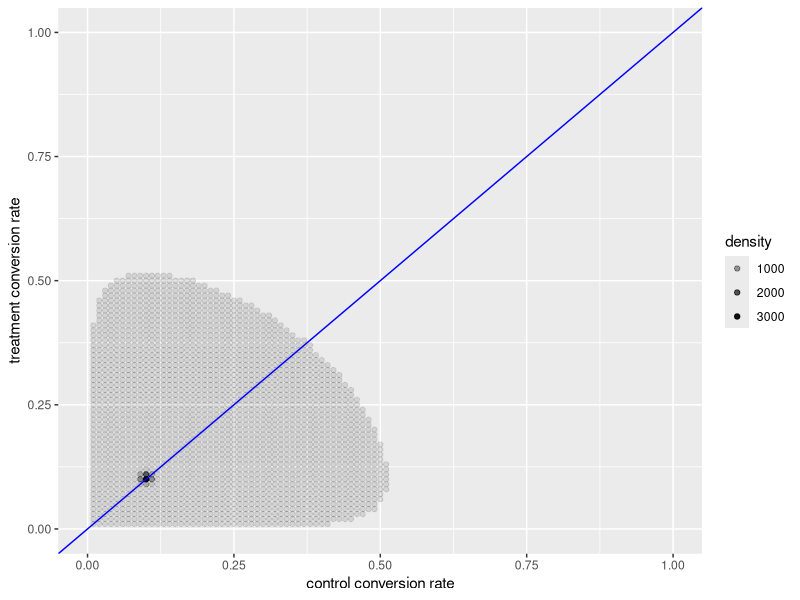

Write R code to recreate this figure. (Note: this script raises an error after producing the figure.)
#' Simulating an A/B test using Bayesian A/B testing techniques from Chris Stucchio, VMO
#' Additional graphing techniques from ethen8181.github.io/Business-Analytics/ab_tests/frequentist_ab_test
#' March 2017
#' 
#' assume values for a and b parameters for beta prior
#' generate posterior probability distributions for treatment(t) and control(c)
#' find joint posterior probability
#' calculate expected loss


###---load packages---###
#.libPaths("P:/User/Amanda.Teo/R/Packages")
library(ggplot2)

###---generate assumptions---###

#prior
mu <- 0.1 #on average, 10% of people will convert
sigma <- 0.7 #average distance away from mu

#sample outcomes
convert_c <- 10
num_c <- 100

convert_t <- 15
num_t <- 100

###---visualise beta distribution---###

a <- (1- mu - sigma^2*mu^3)/(sigma^2*mu^2)
b <- ((1 - mu)*(1-mu - sigma^2*mu^3))/(sigma^2*mu^3)

plot_beta <- function(a,b) {
  x_axis <- seq(0,1, 0.01)
  
  distribution <-data.frame(x_axis, y1 = dbeta(x_axis,a,b))
  
  plot <- ggplot(data = distribution, aes(x = x_axis)) +
          geom_line(aes(y = y1), colour = "blue", size = 1.2) +
          labs(x = "", y = "", title = sprintf("a = %.1f, b = %.1f", a, b))
        
  return(plot)        
}

###---compute posteriors for t and c given prior---###

#' posterior distribution for lamda given sample size(n) and number converted(c)
#' p(lamda|n,c) = f(x;a+c,(b+n-c)) where f is the beta distribution and a.b are parameters from the prior
#' not sure if we assume the same prior for both groups?

lamda <- seq(0,1, 0.01)

#calculate posterior of control
a_c <- a + convert_c
b_c <- b + num_c - convert_c

posterior_c <- dbeta(lamda, a_c, b_c) 

#calculate posterior of treatment in the form of  p(a < x < b)
a_t <- a + convert_t
b_t <- b + num_t - convert_t

posterior_t <- dbeta(lamda, a_t, b_t) 

###---calculate joint posterior function---###

posterior_joint <- matrix(data = NA, nrow = length(lamda), ncol = length(lamda))
colnames(posterior_joint) <- paste0("x_",lamda)
                          
for (i in 1:length(lamda)) {
  for (j in 1:length(lamda)) {
    posterior_joint[i, j] = posterior_c[i]*posterior_t[j] 
  } 
}

###---visualise joint posterior distribution---###

#place in dataframe and reshape
df <- data.frame(x_axis = seq(0,1,0.01), posterior_joint)
df <- df[rowSums(df) > 0, colSums(df) > 0]

coltoshape <- grep("0", names(df))

df<- reshape(df, idvar = "x_axis", 
             timevar = "y_axis", #name of 2nd id
             times = as.numeric(gsub("x_","",names(df)[coltoshape])), #values you want for the 2nd id
             varying = list(names(df)[coltoshape]), #in list form, columns you want to reshape
             direction = "long" )

#tidy data frame before visualisation
rownames(df) <- NULL
colnames(df)[colnames(df) != "x_axis" & colnames(df) != "y_axis"] <- "density" 
df <- df[df$density != 0,]

ggplot(data = df, aes(x = x_axis, y = y_axis)) +
  geom_point(aes(alpha = density)) +
  scale_y_continuous(limits = c(0,1)) +
  scale_x_continuous(limits = c(0,1)) +
  labs(x = "control conversion rate", y = "treatment conversion rate") +
  geom_abline(slope = 1, intercept = 0, colour = "blue")
  
#' shaded area is where joint probability densities of lamda_t and lamda_c are highest
#' above the blue line means treatment likely to be better

###---compute the error function---###

#' cannot use dbeta function because R does not compute integrals
#' \increased the granularity of lamda for more accurate computation

#compute here the cumlative probabilities for an interval p(a<x<b)
lamda = seq(0,1,length.out = 10000)

cumprob_c <- pbeta(lamda, a_c, b_c)
lag <- shift_by(cumprob_c, -1)
lag[is.na(lag)] <- 0
interval_c <- cumprob_c - lag

cumprob_t <- pbeta(lamda, a_t, b_t)
lag <- shift_by(cumprob_t, -1)
lag[is.na(lag)] <- 0
interval_t <- cumprob_t - lag

#calculate error function for treatment i.e. prob. that treatment better than control
error_treat <- 0
rowtotal <- sum(interval_t)
for (i in 2:length(lamda)) {
  rowtotal <- rowtotal - interval_t[i-1]
  error_treat <- error_treat + interval_c[i]*rowtotal
}

error_control <- 0
rowtotal <- sum(interval_c)
for (i in 2:length(lamda)) {
  rowtotal <- rowtotal - interval_c[i-1]
  error_control <- error_control + interval_t[i]*rowtotal
}

#' note precision in probability is up to 3 decimal places only

###---compute the expected loss---###

#' this tells us the expected loss from choosing one variation over the other

#loss from choosing one variation over another
loss_val <- function (lamda_a,lamda_b,choice) {
  if (choice == "A") {
    x <- max(lamda_b - lamda_a, 0)
  } else if (choice == "B") {
    x <- max(lamda_a - lamda_b,0)
  } else {
    x <- NA
  }
  return(x)
}

expected_error_A = 0
for (i in 1:length(lamda)) {
  for (j in 1:length(lamda)) {
    expected_error_A <- expected_error_A + 
                        interval_c[i]*interval_t[j]*loss_val(lamda[i], lamda[j], "A")
  }
}
 
# too slow! 